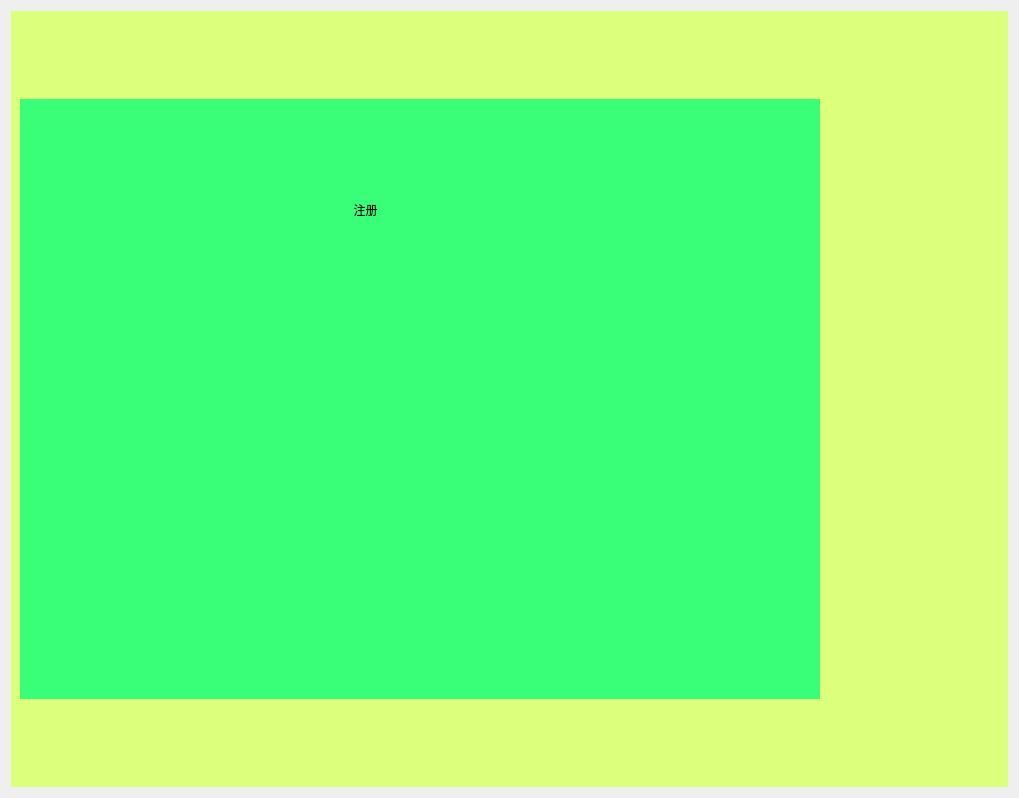
<?xml version="1.0" encoding="UTF-8"?>
<ui version="4.0">
 <class>LoginWindow</class>
 <widget class="QWidget" name="LoginWindow">
  <property name="geometry">
   <rect>
    <x>0</x>
    <y>0</y>
    <width>1019</width>
    <height>798</height>
   </rect>
  </property>
  <property name="windowTitle">
   <string>Form</string>
  </property>
  <layout class="QVBoxLayout" name="verticalLayout">
   <item>
    <widget class="QWidget" name="MainContainer" native="true">
     <property name="styleSheet">
      <string notr="true">background-color: rgb(220, 255, 124);</string>
     </property>
     <layout class="QVBoxLayout" name="verticalLayout_5">
      <item>
       <widget class="QStackedWidget" name="stackedWidget">
        <property name="minimumSize">
         <size>
          <width>800</width>
          <height>600</height>
         </size>
        </property>
        <property name="maximumSize">
         <size>
          <width>800</width>
          <height>600</height>
         </size>
        </property>
        <property name="styleSheet">
         <string notr="true">background-color: rgb(56, 255, 119);</string>
        </property>
        <property name="currentIndex">
         <number>1</number>
        </property>
        <widget class="QWidget" name="page1_Login">
         <property name="minimumSize">
          <size>
           <width>0</width>
           <height>0</height>
          </size>
         </property>
         <widget class="QLabel" name="loginLabel">
          <property name="geometry">
           <rect>
            <x>370</x>
            <y>140</y>
            <width>81</width>
            <height>41</height>
           </rect>
          </property>
          <property name="text">
           <string>登录</string>
          </property>
          <property name="alignment">
           <set>Qt::AlignCenter</set>
          </property>
         </widget>
         <widget class="QLabel" name="UserNameLabel">
          <property name="geometry">
           <rect>
            <x>270</x>
            <y>240</y>
            <width>36</width>
            <height>31</height>
           </rect>
          </property>
          <property name="minimumSize">
           <size>
            <width>36</width>
            <height>31</height>
           </size>
          </property>
          <property name="maximumSize">
           <size>
            <width>36</width>
            <height>31</height>
           </size>
          </property>
          <property name="text">
           <string>用户名</string>
          </property>
          <property name="alignment">
           <set>Qt::AlignCenter</set>
          </property>
         </widget>
         <widget class="QLabel" name="PasswdLabel">
          <property name="geometry">
           <rect>
            <x>270</x>
            <y>300</y>
            <width>36</width>
            <height>31</height>
           </rect>
          </property>
          <property name="minimumSize">
           <size>
            <width>36</width>
            <height>31</height>
           </size>
          </property>
          <property name="maximumSize">
           <size>
            <width>36</width>
            <height>31</height>
           </size>
          </property>
          <property name="text">
           <string>密码</string>
          </property>
          <property name="alignment">
           <set>Qt::AlignCenter</set>
          </property>
         </widget>
         <widget class="QLineEdit" name="UserNameLD">
          <property name="geometry">
           <rect>
            <x>330</x>
            <y>300</y>
            <width>190</width>
            <height>30</height>
           </rect>
          </property>
          <property name="minimumSize">
           <size>
            <width>190</width>
            <height>30</height>
           </size>
          </property>
         </widget>
         <widget class="QLineEdit" name="PasswdLD">
          <property name="geometry">
           <rect>
            <x>330</x>
            <y>240</y>
            <width>190</width>
            <height>30</height>
           </rect>
          </property>
          <property name="minimumSize">
           <size>
            <width>190</width>
            <height>30</height>
           </size>
          </property>
         </widget>
         <widget class="QPushButton" name="LoginBT">
          <property name="geometry">
           <rect>
            <x>250</x>
            <y>360</y>
            <width>91</width>
            <height>41</height>
           </rect>
          </property>
          <property name="minimumSize">
           <size>
            <width>0</width>
            <height>30</height>
           </size>
          </property>
          <property name="text">
           <string>登录</string>
          </property>
         </widget>
         <widget class="QPushButton" name="CancelBT">
          <property name="geometry">
           <rect>
            <x>360</x>
            <y>360</y>
            <width>81</width>
            <height>41</height>
           </rect>
          </property>
          <property name="minimumSize">
           <size>
            <width>0</width>
            <height>30</height>
           </size>
          </property>
          <property name="text">
           <string>取消</string>
          </property>
         </widget>
         <widget class="QPushButton" name="RegisterBT">
          <property name="geometry">
           <rect>
            <x>450</x>
            <y>360</y>
            <width>81</width>
            <height>41</height>
           </rect>
          </property>
          <property name="minimumSize">
           <size>
            <width>0</width>
            <height>30</height>
           </size>
          </property>
          <property name="text">
           <string>注册</string>
          </property>
         </widget>
         <widget class="QLabel" name="label">
          <property name="geometry">
           <rect>
            <x>11</x>
            <y>11</y>
            <width>70</width>
            <height>70</height>
           </rect>
          </property>
          <property name="minimumSize">
           <size>
            <width>70</width>
            <height>70</height>
           </size>
          </property>
          <property name="maximumSize">
           <size>
            <width>70</width>
            <height>70</height>
           </size>
          </property>
          <property name="styleSheet">
           <string notr="true">border-image: url(:/pic/StreamBox.png);</string>
          </property>
          <property name="text">
           <string/>
          </property>
         </widget>
        </widget>
        <widget class="QWidget" name="page2_Register">
         <widget class="QLabel" name="label_5">
          <property name="geometry">
           <rect>
            <x>10</x>
            <y>10</y>
            <width>70</width>
            <height>70</height>
           </rect>
          </property>
          <property name="minimumSize">
           <size>
            <width>70</width>
            <height>70</height>
           </size>
          </property>
          <property name="maximumSize">
           <size>
            <width>70</width>
            <height>70</height>
           </size>
          </property>
          <property name="styleSheet">
           <string notr="true">border-image: url(:/pic/StreamBox.png);</string>
          </property>
          <property name="text">
           <string/>
          </property>
         </widget>
         <widget class="QLabel" name="label_8">
          <property name="geometry">
           <rect>
            <x>300</x>
            <y>100</y>
            <width>91</width>
            <height>21</height>
           </rect>
          </property>
          <property name="text">
           <string>注册</string>
          </property>
          <property name="alignment">
           <set>Qt::AlignCenter</set>
          </property>
         </widget>
        </widget>
       </widget>
      </item>
     </layout>
    </widget>
   </item>
  </layout>
 </widget>
 <resources/>
 <connections/>
</ui>
